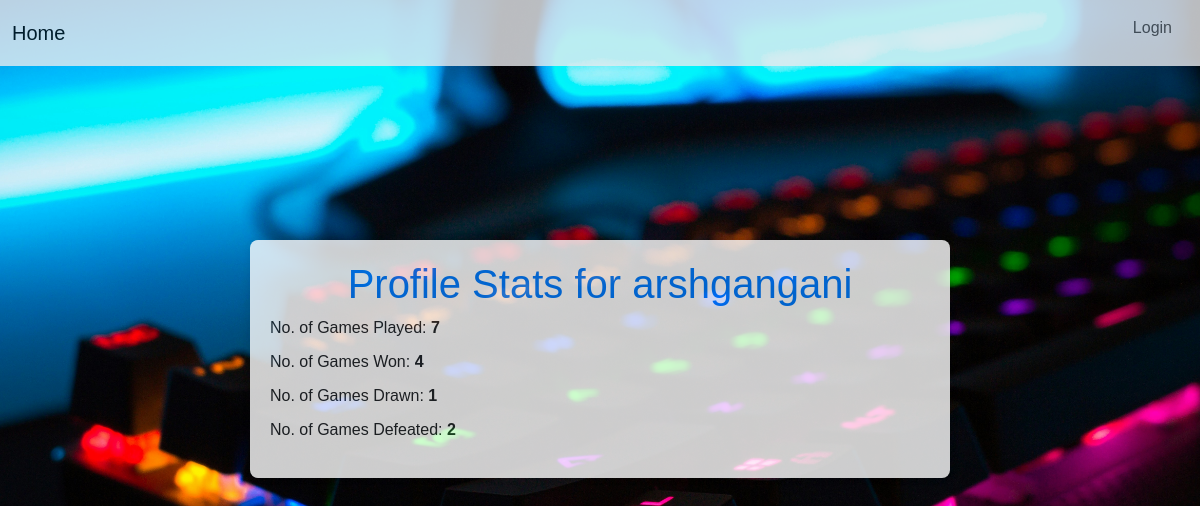
The page /profile/arshgangani/ on the database as committed earlier.
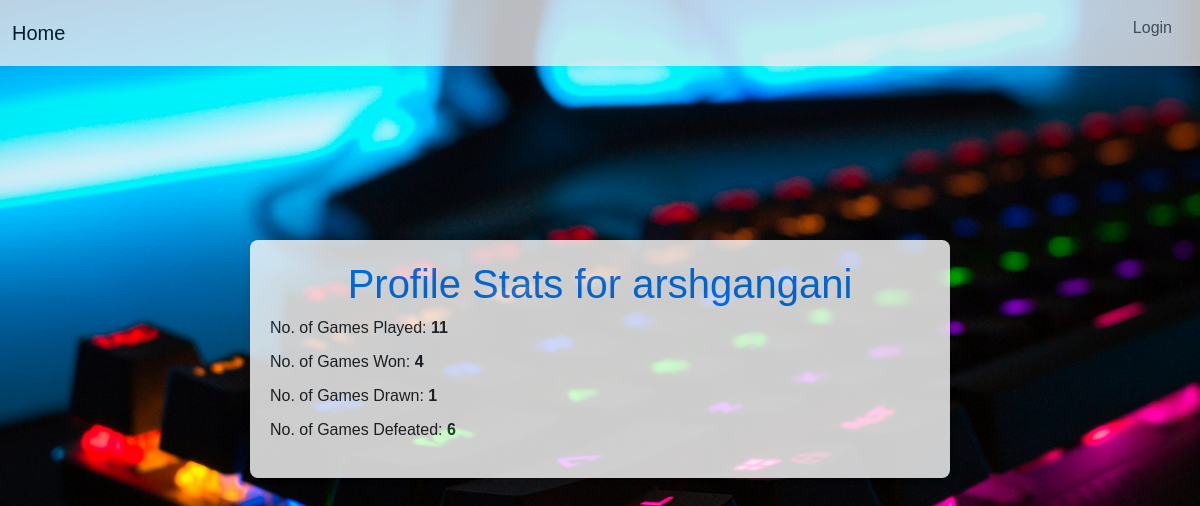
The same page on the database as committed later.
### authentication/models.py (models this page shows)
class ProfileStat(models.Model):
    Name = models.ForeignKey(User,on_delete=models.CASCADE)
    No_of_games_played = models.BigIntegerField(default=0)
    No_of_game_won = models.BigIntegerField(default=0)
    No_of_game_draw = models.BigIntegerField(default=0)

### gameapp/views.py (the view)
# urls.py: path('profile/<str:username>/', views.profile_stats, name='profile_stats')
def profile_stats(request, username):
    user = User.objects.get(username=username)
    profile = ProfileStat.objects.get(Name=user)
    games_defeated = profile.No_of_games_played - profile.No_of_game_won - profile.No_of_game_draw
    return render(request, 'profile_stats.html', {'profile': profile,'games_defeated': games_defeated})

### templates/profile_stats.html (shortened to what this page needs)
{% load bootstrap5 %}
{% bootstrap_css %}
<!DOCTYPE html>
<html lang="en">
<head>
</head>
<body>
    <nav class="navbar navbar-expand-lg navbar-light fixed-top" style="background-color: #e9ecef;">
        <div class="container-fluid">
            <a class="navbar-brand" href="/">Home</a>
            <div class="collapse navbar-collapse" id="navbarText">
                <ul class="navbar-nav ms-auto mb-2 mb-lg-0">
                    {% if user.is_authenticated %}
                    <li class="nav-item">
                        <a class="nav-link" href="/logout">Logout</a>
                    </li>
                    <li class="nav-item">
                        <a class="nav-link" href="/profile/{{ user.username }}">Welcome, {{ user.username }}</a>
                    </li>
                    {% else %}
                    <li class="nav-item">
                        <a class="nav-link" href="login">Login</a>
                    </li>
                    {% endif %}
                </ul>
            </div>
        </div>
    </nav>
    <div class="container">
        <h1>Profile Stats for {{ profile.Name.username }}</h1>
        <ul>
            <li>No. of Games Played: <span>{{ profile.No_of_games_played }}</span></li>
            <li>No. of Games Won: <span>{{ profile.No_of_game_won }}</span></li>
            <li>No. of Games Drawn: <span>{{ profile.No_of_game_draw }}</span></li>
            <li>No. of Games Defeated: <span>{{ games_defeated }}</span></li>
        </ul>
    </div>
</body>
</html>

Rows that differ between the two databases and show on the page:
changed ProfileStat "arshgangani": No_of_games_played "7" → "11"
Other text that changed with them:
{{ games_defeated }}: "2" → "6"
